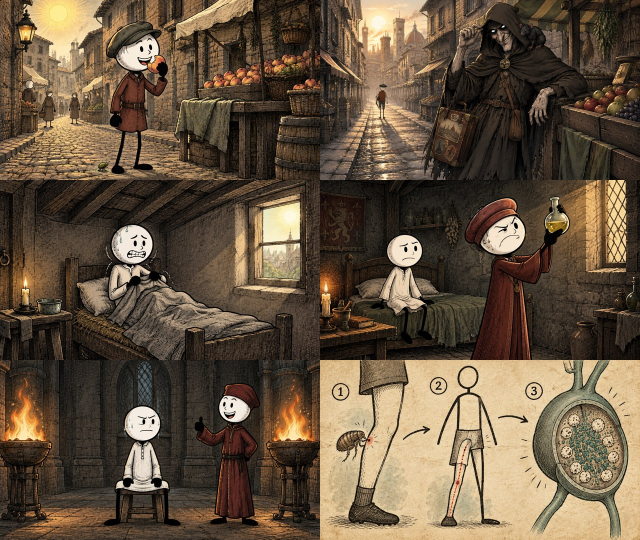
#> input picture channel/diseases/whatif02_plague/style_test_v2.jpg, 1280 x 1080 px, given in place of style_test_v2.jpg.png, which was not available (shown at 1/2 size)
$ python -i make_thumbs_v3.py   (imports and definitions only)
#> lines starting #> are read from the running program, lines starting #| are printed output that depends on the picture
"""Обложки v3 «На воде» — выразительный стиль вместо наклейки шортсов.

Пользователь (10 нояб): «Мы можем отклониться от классического стиля ради обложки — сейчас не выразительно».
Те же рисованные базы (base/th_pump, th_boom, th_secret), поверх:
  - огромный узкий Oswald 700 капсом: белое + ключевое слово жёлтым, толстая чёрная обводка, жёсткая тень, наклон −4°;
  - кадр сочнее и контрастнее, затемнение краёв (виньетка);
  - один красный акцент на обложку: кружок вокруг главного предмета или стрелка.
Правый нижний угол свободен (там счётчик длительности YouTube).

    python3 make_thumbs_v3.py → out/thumb_<имя>.jpg 1280×720 и sheet.jpg (крупно и как в ленте телефона)
"""
import os, sys, math
from PIL import Image, ImageDraw, ImageFont, ImageEnhance, ImageFilter, ImageChops

D = os.path.dirname(os.path.abspath(__file__))
FONT = os.path.join(D, 'Oswald_wght_700.ttf')
W, H = 1280, 720
WHITE, YELLOW, BLACK, RED = (255, 255, 255), (255, 214, 0), (12, 12, 16), (232, 28, 36)


def base(name, x0=0, y0=0, z=1.0):
    """База → 1280×720 с наездом: окно 1280/z × 720/z с левым верхним углом (x0, y0) в координатах базы 1280×720.
    Наезд убирает пустой фон («Много свободного места»): персонаж и предмет заполняют кадр."""
#> called with x0 = 0, y0 = 0, z = 1
    im = Image.open(os.path.join(D, 'base', name + '.png')).convert('RGB').crop((0, 4, 2688, 1516))
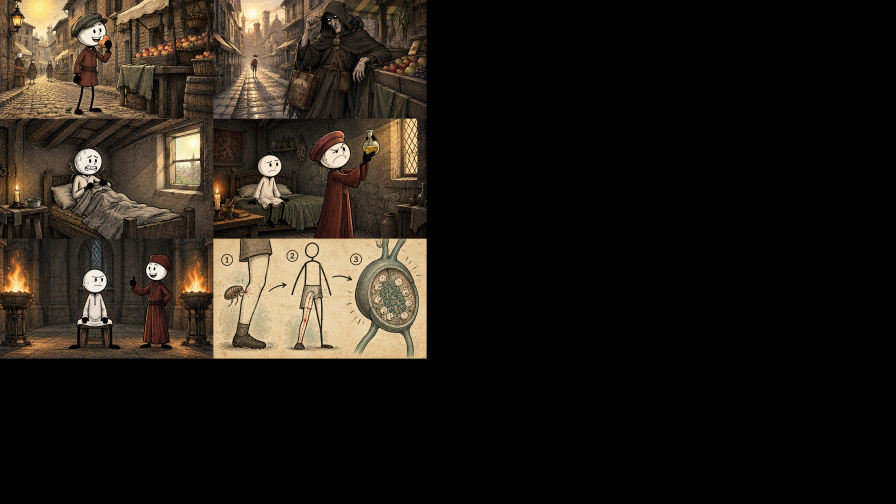
#> im: PIL image 2688x1512 RGB (shown at 1/3 size); mean R, G, B 34.5, 28.7, 22
    k = im.width / W
#> k = 2.1
    im = im.crop((int(x0 * k), int(y0 * k), int((x0 + W / z) * k), int((y0 + H / z) * k))).resize((W, H), Image.LANCZOS)
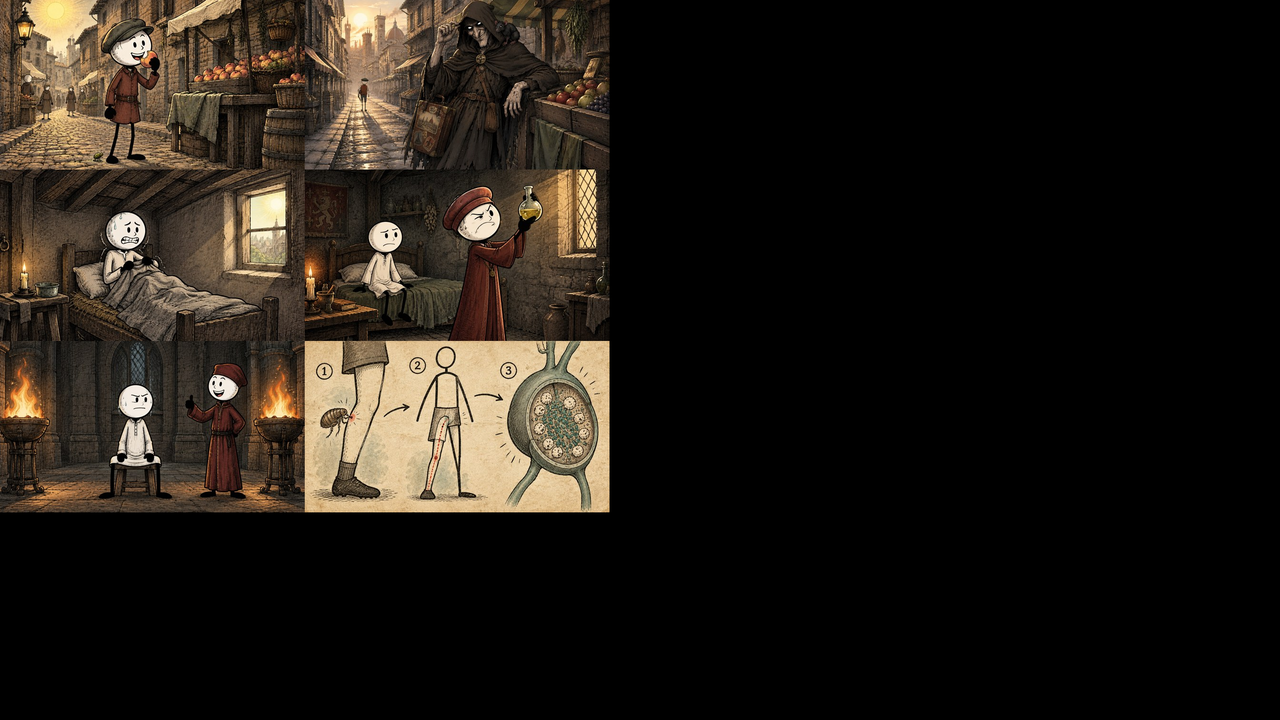
#> im: PIL image 1280x720 RGB; mean R, G, B 34.5, 28.8, 22.1
    im = ImageEnhance.Color(im).enhance(1.22); im = ImageEnhance.Contrast(im).enhance(1.12)
#> after `im = ImageEnhance.Contrast(im).enhance(1.12)`:
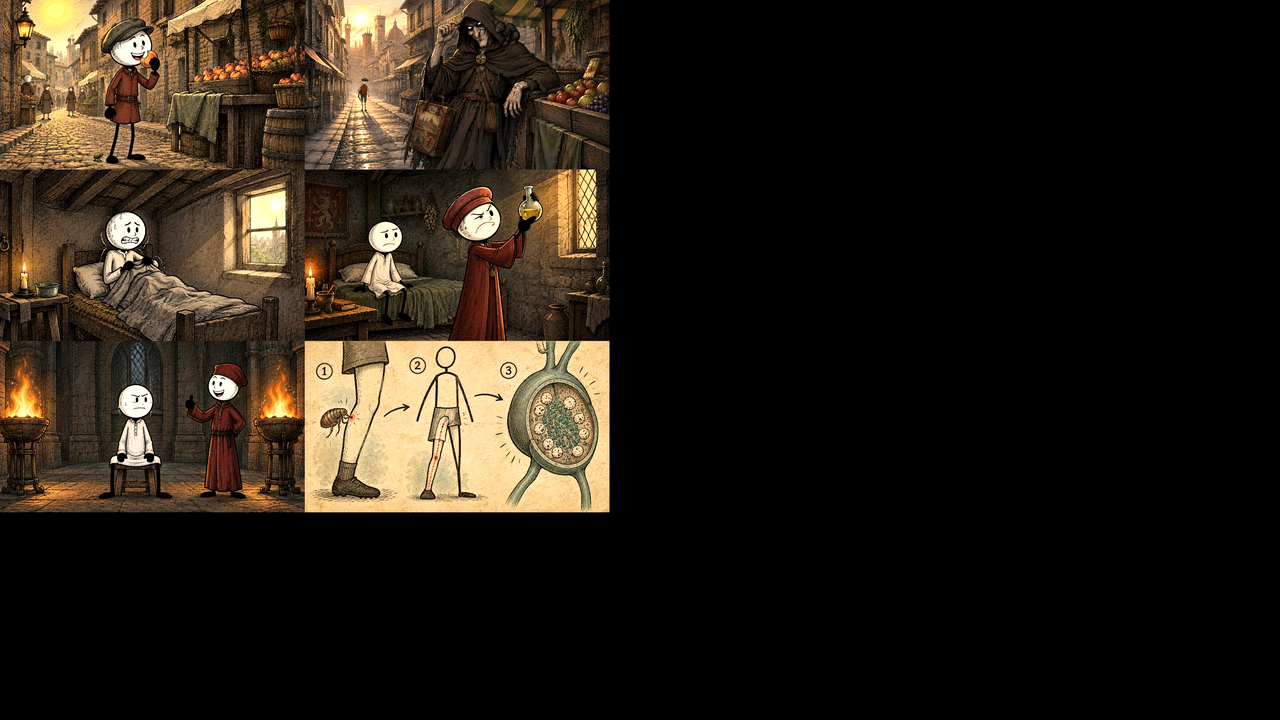
#> im: PIL image 1280x720 RGB; mean R, G, B 37.9, 30.4, 21.3
    im = im.filter(ImageFilter.UnsharpMask(radius=2, percent=60, threshold=2))
    # лёгкая виньетка: края темнее на ~20 %
    m = Image.new('L', (W, H), 0); d = ImageDraw.Draw(m)
#> after `m = Image.new('L', (W, H), 0)`: m: PIL image 1280x720 L; every value is 0
    d.ellipse([-W * 0.25, -H * 0.35, W * 1.25, H * 1.35], fill=255)
    m = m.filter(ImageFilter.GaussianBlur(160))
#> m: PIL image 1280x720 L; every value is 255
    dark = ImageEnhance.Brightness(im).enhance(0.8)
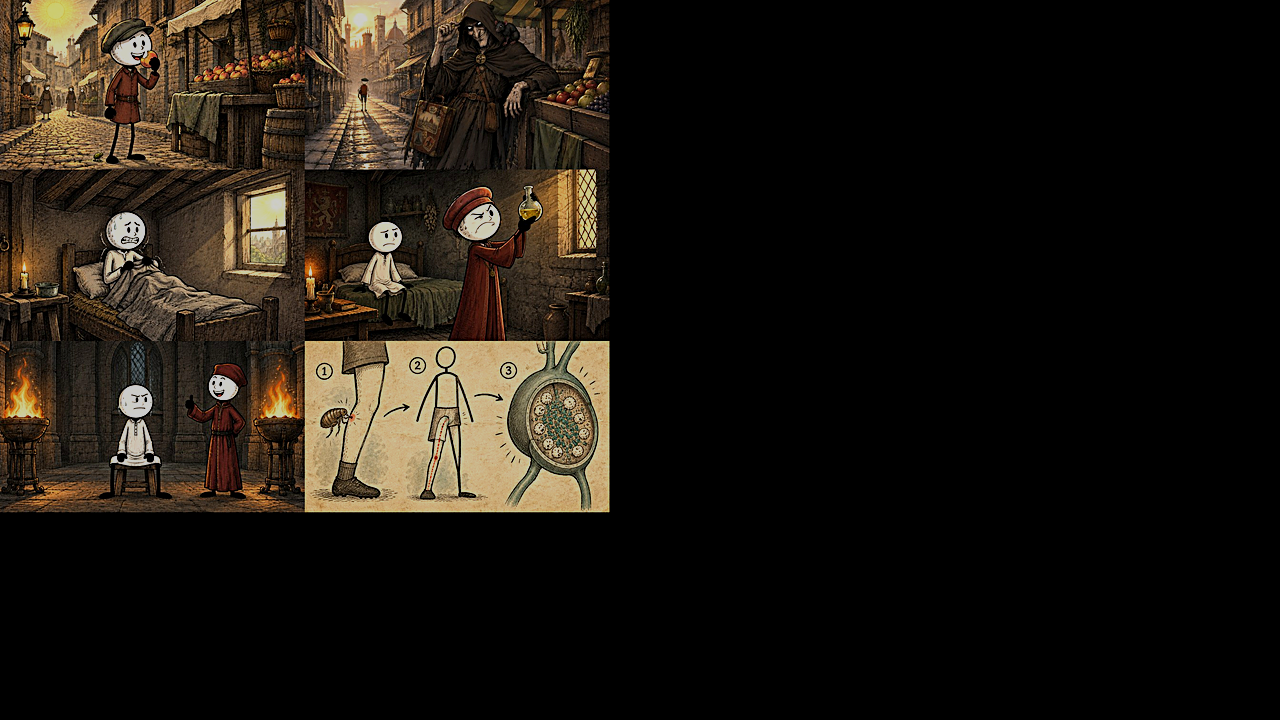
#> dark: PIL image 1280x720 RGB; mean R, G, B 30, 24.3, 17.2
    return Image.composite(im, dark, m)


# [41 lines left out: functions text_block, ring, arrow, not called in this run]


def put(im, layer, x, y):
    out = im.convert('RGBA'); out.alpha_composite(layer, (int(x), int(y))); return out.convert('RGB')


# [17 lines left out: function build, not called in this run]


KEYS = ['pump', 'boom', 'secret']

# [10 lines not run here, left out]

>>> result = base('../../../../../../channel/diseases/whatif02_plague/style_test_v2.jpg')
